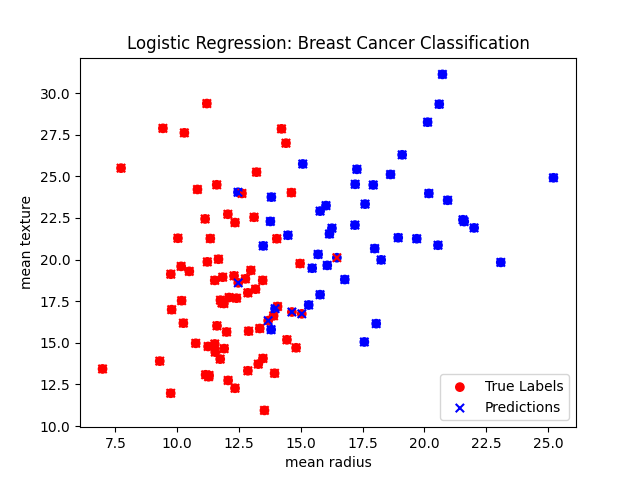

Write Python code to recreate this figure.
import numpy as np
import matplotlib.pyplot as plt
from sklearn.datasets import load_breast_cancer
from sklearn.model_selection import train_test_split


# Sigmoid function
def sigmoid(z):
    return 1 / (1 + np.exp(-z))


# Logistic Regression implementation
class LogisticRegression:
    def __init__(self, learning_rate=0.01, n_iterations=1000):
        self.lr = learning_rate
        self.n_iter = n_iterations
        self.weights = None
        self.bias = None

    def fit(self, X, y):
        n_samples, n_features = X.shape
        self.weights = np.zeros((n_features, 1))
        self.bias = 0
        y = y.reshape(-1, 1)

        # Gradient descent
        for _ in range(self.n_iter):
            linear_model = X.dot(self.weights) + self.bias
            y_pred = sigmoid(linear_model)
            dw = (1 / n_samples) * X.T.dot(y_pred - y)
            db = (1 / n_samples) * np.sum(y_pred - y)
            self.weights -= self.lr * dw
            self.bias -= self.lr * db

    def predict(self, X):
        linear_model = X.dot(self.weights) + self.bias
        y_pred = sigmoid(linear_model)
        return (y_pred >= 0.5).astype(int)


# Main function
def main():
    # Load dataset
    data = load_breast_cancer()
    X, y = data.data, data.target

    # Split into training and test sets
    X_train, X_test, y_train, y_test = train_test_split(X, y, test_size=0.2, random_state=42)

    # Train model
    model = LogisticRegression(learning_rate=0.1, n_iterations=1000)
    model.fit(X_train, y_train)

    # Predict on test set
    y_pred = model.predict(X_test)

    # Calculate accuracy
    accuracy = np.mean(y_pred == y_test.reshape(-1, 1))
    print(f"Accuracy: {accuracy:.4f}")

    # Visualize first two features
    plt.scatter(X_test[:, 0], X_test[:, 1], c=y_test, cmap='bwr', label='True Labels')
    plt.scatter(X_test[:, 0], X_test[:, 1], c=y_pred.flatten(), marker='x', cmap='bwr', label='Predictions')
    plt.xlabel(data.feature_names[0])
    plt.ylabel(data.feature_names[1])
    plt.title('Logistic Regression: Breast Cancer Classification')
    plt.legend()
    plt.show()


if __name__ == "__main__":
    main()
